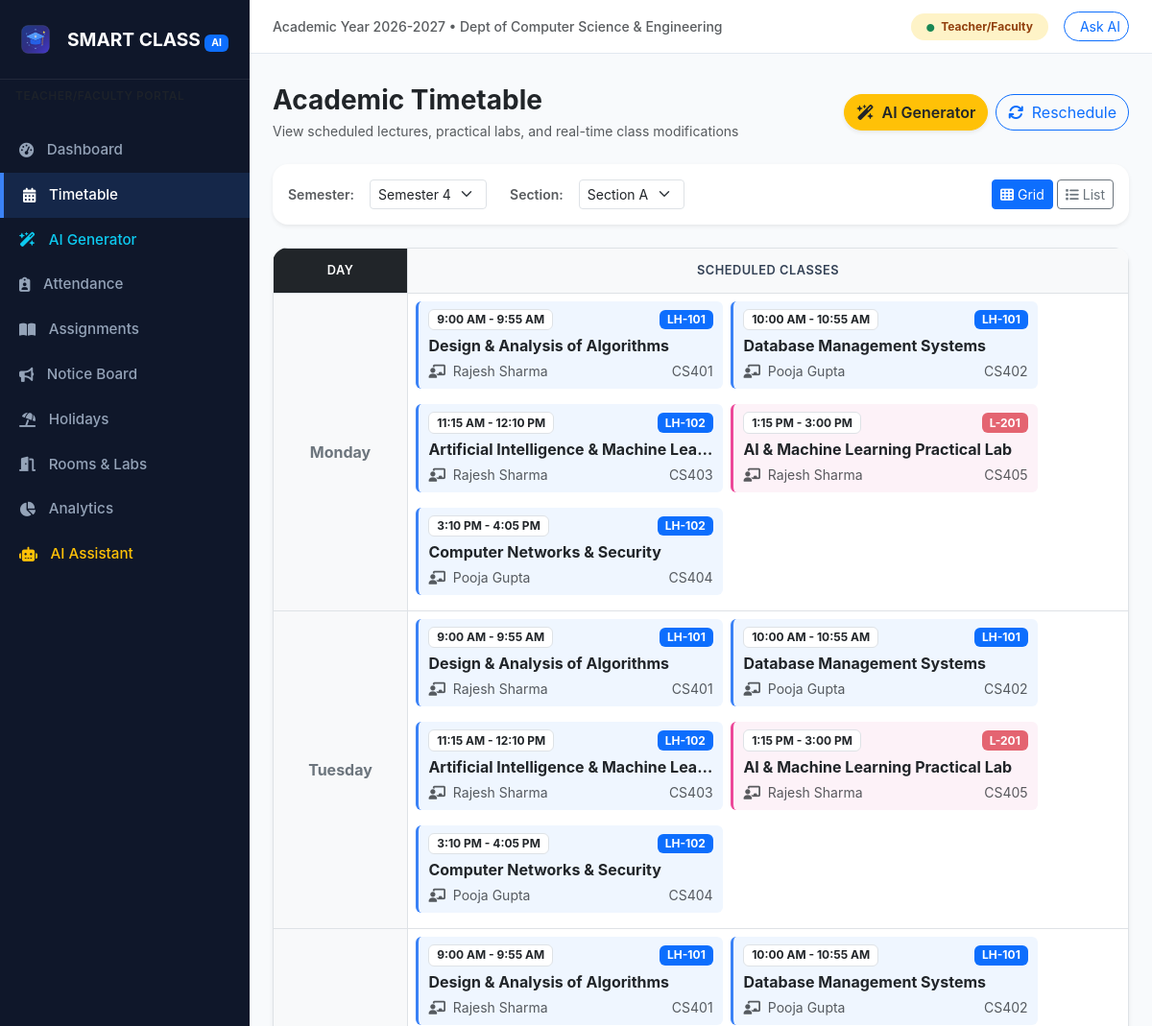
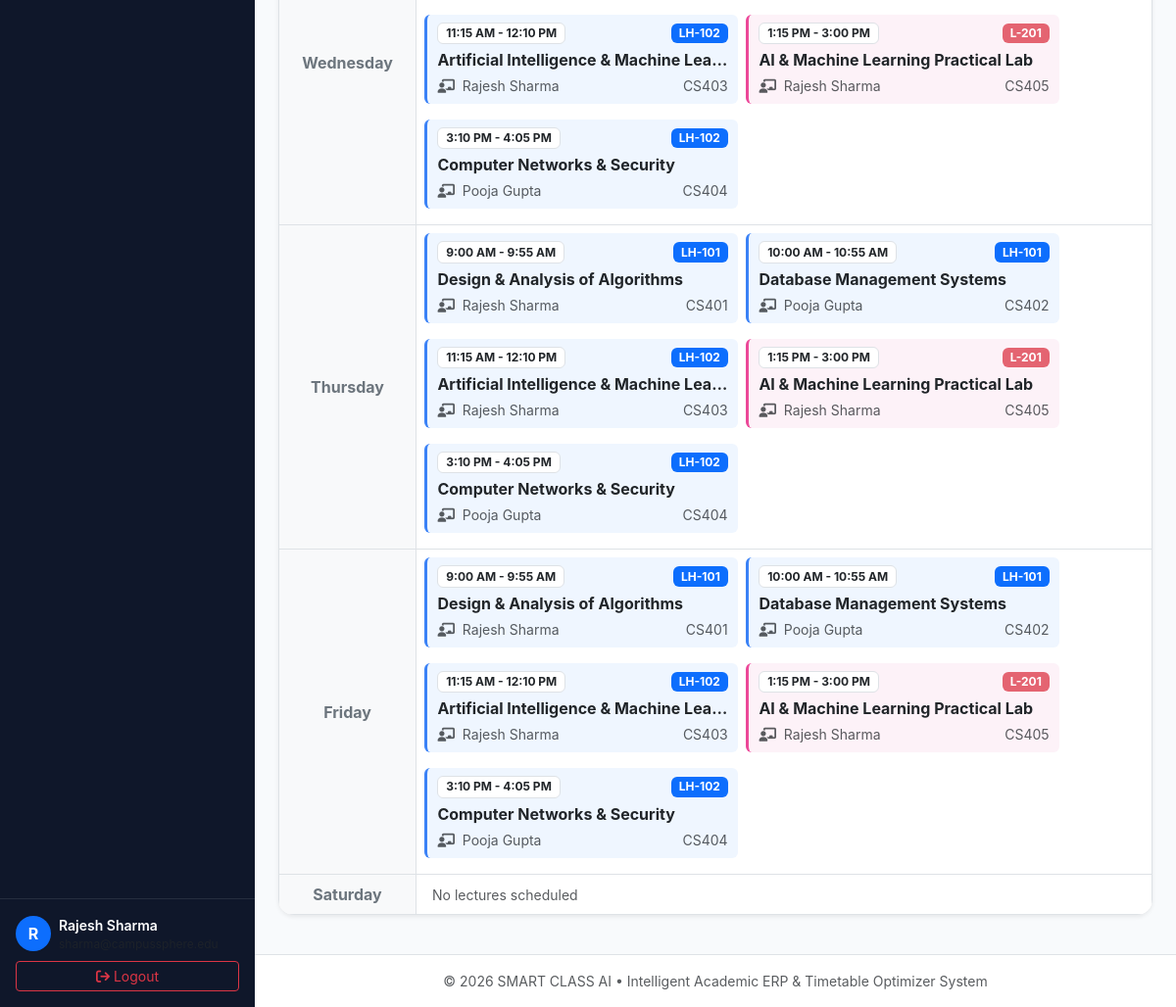
Page /timetable/ (signed in) on the committed database (2 pictures, top to bottom).
### erp/models.py (models this page shows, shortened)
class Profile(models.Model):
    ROLE_CHOICES = (
        ('student', 'Student'),
        ('teacher', 'Teacher/Faculty'),
        ('admin', 'Admin/Staff'),
    )
    user = models.OneToOneField(User, on_delete=models.CASCADE, related_name='profile')
    role = models.CharField(max_length=20, choices=ROLE_CHOICES, default='student')
    id_number = models.CharField(max_length=50, blank=True, null=True, help_text="Roll No or Faculty ID")
    department = models.CharField(max_length=100, default='Computer Science & Engineering')
    phone = models.CharField(max_length=20, blank=True, null=True)
    semester = models.IntegerField(default=1, blank=True, null=True)
    section = models.CharField(max_length=10, default='A', blank=True, null=True)
    avatar = models.FileField(upload_to='profiles/', blank=True, null=True)

class ClassSchedule(models.Model):
    DAY_CHOICES = (
        ('Monday', 'Monday'),
        ('Tuesday', 'Tuesday'),
        ('Wednesday', 'Wednesday'),
        ('Thursday', 'Thursday'),
        ('Friday', 'Friday'),
        ('Saturday', 'Saturday'),
    )
    subject = models.ForeignKey(Subject, on_delete=models.CASCADE, related_name='schedules')
    faculty = models.ForeignKey(User, on_delete=models.CASCADE, related_name='teaching_schedules')
    room = models.ForeignKey(Room, on_delete=models.CASCADE, related_name='room_schedules')
    day = models.CharField(max_length=20, choices=DAY_CHOICES)
    start_time = models.TimeField()
    end_time = models.TimeField()
    semester = models.IntegerField(default=1)
    section = models.CharField(max_length=10, default='A')
    is_active = models.BooleanField(default=True)
    class Meta:
        ordering = ['day', 'start_time']

class Room(models.Model):
    ROOM_TYPES = (
        ('Classroom', 'Smart Classroom'),
        ('Lab', 'Computer / AI Lab'),
        ('Seminar', 'Seminar Hall'),
        ('Auditorium', 'Auditorium'),
    )
    room_number = models.CharField(max_length=30, unique=True)
    name = models.CharField(max_length=100)
    room_type = models.CharField(max_length=30, choices=ROOM_TYPES, default='Classroom')
    capacity = models.PositiveIntegerField(default=60)
    has_projector = models.BooleanField(default=True)
    is_active = models.BooleanField(default=True)

class Subject(models.Model):
    code = models.CharField(max_length=20, unique=True)
    name = models.CharField(max_length=150)
    department = models.CharField(max_length=100, default='Computer Science & Engineering')
    semester = models.IntegerField(default=1)
    credits = models.PositiveIntegerField(default=3)
    faculty = models.ForeignKey(User, on_delete=models.SET_NULL, null=True, blank=True, related_name='assigned_subjects')

### erp/views.py (the view)
# urls.py: path('timetable/', views.view_timetable, name='view_timetable'),
@login_required
def view_timetable(request):
    profile = getattr(request.user, 'profile', None)
    selected_semester = request.GET.get('semester', profile.semester if profile and profile.role == 'student' else 4)
    selected_section = request.GET.get('section', profile.section if profile and profile.role == 'student' else 'A')
    view_type = request.GET.get('view', 'grid') # 'grid' or 'list'
    try:
        selected_semester = int(selected_semester)
    except (ValueError, TypeError):
        selected_semester = 4
    days = ['Monday', 'Tuesday', 'Wednesday', 'Thursday', 'Friday', 'Saturday']
    schedules = ClassSchedule.objects.filter(
        semester=selected_semester,
        section=selected_section,
        is_active=True
    ).select_related('subject', 'faculty', 'room').order_by('day', 'start_time')
    timetable_grid = {day: [] for day in days}
    for s in schedules:
        if s.day in timetable_grid:
            timetable_grid[s.day].append(s)
    recent_changes = ScheduleChange.objects.filter(
        schedule__semester=selected_semester,
        schedule__section=selected_section,
        date__gte=timezone.now().date()
    ).select_related('schedule', 'new_room', 'new_faculty')
    context = {
        'selected_semester': selected_semester,
        'selected_section': selected_section,
        'view_type': view_type,
        'days': days,
        'timetable_grid': timetable_grid,
        'schedules': schedules,
        'recent_changes': recent_changes,
        'can_edit': profile and (profile.role in ['teacher', 'admin'] or request.user.is_superuser),
    }
    return render(request, 'timetable/view_timetable.html', context)

### templates/timetable/view_timetable.html (shortened to what this page needs)
{% extends 'base.html' %}
{% block content %}
<div class="d-flex flex-wrap align-items-center justify-content-between gap-3 mb-4">
    <div>
        <h3 class="fw-bold text-dark mb-1">Academic Timetable</h3>
        <p class="text-muted small mb-0">View scheduled lectures, practical labs, and real-time class modifications</p>
    </div>
    <div class="d-flex align-items-center gap-2">
        {% if can_edit %}
        <a href="{% url 'ai_timetable' %}" class="btn btn-warning text-dark fw-semibold rounded-pill shadow-sm">
            <i class="fa-solid fa-wand-magic-sparkles me-1"></i> AI Generator
        </a>
        <a href="{% url 'change_schedule' %}" class="btn btn-outline-primary rounded-pill">
            <i class="fa-solid fa-arrows-rotate me-1"></i> Reschedule
        </a>
        {% endif %}
    </div>
</div>
<div class="card border-0 shadow-sm rounded-4 mb-4">
    <div class="card-body p-3">
        <form method="get" class="row g-2 align-items-center">
            <div class="col-auto">
                <label class="small text-muted fw-semibold me-2">Semester:</label>
            </div>
            <div class="col-auto">
                <select name="semester" class="form-select form-select-sm" onchange="this.form.submit()">
                    {% for sem in "12345678"|make_list %}
                    <option value="{{ sem }}" {% if selected_semester|stringformat:"s" == sem %}selected{% endif %}>Semester {{ sem }}</option>
                    {% endfor %}
                </select>
            </div>
            <div class="col-auto ms-md-3">
                <label class="small text-muted fw-semibold me-2">Section:</label>
            </div>
            <div class="col-auto">
                <select name="section" class="form-select form-select-sm" onchange="this.form.submit()">
                    <option value="A" {% if selected_section == 'A' %}selected{% endif %}>Section A</option>
                </select>
            </div>
            <div class="col-auto ms-auto d-flex gap-1">
                <a href="?semester={{ selected_semester }}&section={{ selected_section }}&view=grid" class="btn btn-sm {% if view_type == 'grid' %}btn-primary{% else %}btn-outline-secondary{% endif %}">
                    <i class="fa-solid fa-table-cells"></i> Grid
                </a>
                <a href="?semester={{ selected_semester }}&section={{ selected_section }}&view=list" class="btn btn-sm {% if view_type == 'list' %}btn-primary{% else %}btn-outline-secondary{% endif %}">
                    <i class="fa-solid fa-list"></i> List
                </a>
            </div>
        </form>
    </div>
</div>
{% if view_type == 'grid' %}
<div class="card border-0 shadow-sm rounded-4 overflow-hidden mb-4">
    <div class="table-responsive">
        <table class="table table-bordered timetable-table text-center align-middle mb-0">
            <thead>
                <tr>
                    <th style="width: 140px;" class="bg-dark text-white">Day</th>
                    <th class="bg-light">Scheduled Classes</th>
                </tr>
            </thead>
            <tbody>
                {% for day, day_schedules in timetable_grid.items %}
                <tr>
                    <td class="fw-bold bg-light text-secondary">{{ day }}</td>
                    <td class="text-start p-2">
                        {% if day_schedules %}
                            <div class="d-flex flex-wrap gap-2">
                                {% for s in day_schedules %}
                                <div class="schedule-slot flex-grow-1 {% if 'Lab' in s.room.room_type %}slot-lab{% endif %}" style="min-width: 220px; max-width: 320px;">
                                    <div class="d-flex justify-content-between align-items-center mb-1">
                                        <span class="badge bg-white text-dark border small">{{ s.start_time|time:"g:i A" }} - {{ s.end_time|time:"g:i A" }}</span>
                                        <span class="badge {% if 'Lab' in s.room.room_type %}bg-danger bg-opacity-75{% else %}bg-primary{% endif %} text-white">{{ s.room.room_number }}</span>
                                    </div>
                                    <div class="fw-bold text-dark text-truncate">{{ s.subject.name }}</div>
                                    <div class="text-muted small d-flex justify-content-between mt-1">
                                        <span><i class="fa-solid fa-chalkboard-user me-1"></i> {{ s.faculty.get_full_name|default:s.faculty.username }}</span>
                                        <span>{{ s.subject.code }}</span>
                                    </div>
                                </div>
                                {% endfor %}
                            </div>
                        {% else %}
                            <span class="text-muted small ps-2">No lectures scheduled</span>
                        {% endif %}
                    </td>
                </tr>
                {% endfor %}
            </tbody>
        </table>
    </div>
</div>
{% endif %}
{% endblock %}

### templates/base.html (shortened to what this page needs)
{% load static %}
<!DOCTYPE html>
<html lang="en">
<head>
    <link href="https://cdn.jsdelivr.net/npm/bootstrap@5.3.3/dist/css/bootstrap.min.css" rel="stylesheet">
    <link href="https://cdnjs.cloudflare.com/ajax/libs/font-awesome/6.5.1/css/all.min.css" rel="stylesheet">
    <link href="{% static 'css/style.css' %}" rel="stylesheet">
</head>
<body>
    {% if user.is_authenticated %}
    <div class="app-wrapper">
        <nav class="sidebar">
            <div class="sidebar-brand">
                <img src="{% static 'images/logo.svg' %}" alt="Logo" width="34" height="34" class="me-1">
                <span>SMART CLASS <span class="badge bg-primary text-white" style="font-size: 0.65rem;">AI</span></span>
            </div>
            <div class="px-3 py-2 text-muted small text-uppercase fw-semibold" style="letter-spacing: 0.5px; font-size: 0.75rem;">
            </div>
            <ul class="sidebar-menu flex-grow-1">
                <li>
                    <a href="{% url 'dashboard' %}" class="{% if request.resolver_match.url_name in 'dashboard,student_dashboard,teacher_dashboard,admin_dashboard' %}active{% endif %}">
                        <i class="fa-solid fa-gauge-high"></i> Dashboard
                    </a>
                </li>
                <li>
                    <a href="{% url 'view_timetable' %}" class="{% if 'timetable' in request.path and 'ai-generator' not in request.path %}active{% endif %}">
                        <i class="fa-solid fa-calendar-days"></i> Timetable
                    </a>
                </li>
                {% if user.profile.role != 'student' %}
                <li>
                    <a href="{% url 'ai_timetable' %}" class="{% if 'ai-generator' in request.path %}active{% endif %} text-info">
                        <i class="fa-solid fa-wand-magic-sparkles"></i> AI Generator
                    </a>
                </li>
                {% endif %}
                <li>
                    <a href="{% url 'attendance_list' %}" class="{% if 'attendance' in request.path %}active{% endif %}">
                        <i class="fa-solid fa-clipboard-user"></i> Attendance
                    </a>
                </li>
                <li>
                    <a href="{% url 'assignment_list' %}" class="{% if 'assignments' in request.path %}active{% endif %}">
                        <i class="fa-solid fa-book-open"></i> Assignments
                    </a>
                </li>
                <li>
                    <a href="{% url 'notice_list' %}" class="{% if 'notices' in request.path %}active{% endif %}">
                        <i class="fa-solid fa-bullhorn"></i> Notice Board
                    </a>
                </li>
                <li>
                    <a href="{% url 'holiday_list' %}" class="{% if 'holidays' in request.path %}active{% endif %}">
                        <i class="fa-solid fa-umbrella-beach"></i> Holidays
                    </a>
                </li>
                <li>
                    <a href="{% url 'room_list' %}" class="{% if 'rooms' in request.path %}active{% endif %}">
                        <i class="fa-solid fa-door-open"></i> Rooms & Labs
                    </a>
                </li>
                {% if user.profile.role != 'student' %}
                <li>
                    <a href="{% url 'analytics' %}" class="{% if 'analytics' in request.path %}active{% endif %}">
                        <i class="fa-solid fa-chart-pie"></i> Analytics
                    </a>
                </li>
                {% endif %}
                <li>
                    <a href="{% url 'ai_assistant' %}" class="{% if 'ai-assistant' in request.path %}active{% endif %} text-warning">
                        <i class="fa-solid fa-robot"></i> AI Assistant
                    </a>
                </li>
            </ul>
            <div class="p-3 border-top border-secondary border-opacity-25">
                <div class="d-flex align-items-center gap-2">
                    <div class="rounded-circle bg-primary text-white d-flex align-items-center justify-content-center fw-bold" style="width: 36px; height: 36px;">
                        {{ user.first_name|default:user.username|slice:":1"|upper }}
                    </div>
                    <div class="overflow-hidden">
                        <div class="text-white text-truncate fw-semibold small">{{ user.get_full_name|default:user.username }}</div>
                        <div class="text-muted text-truncate" style="font-size: 0.75rem;">{{ user.email }}</div>
                    </div>
                </div>
                <a href="{% url 'logout' %}" class="btn btn-outline-danger btn-sm w-100 mt-2">
                    <i class="fa-solid fa-arrow-right-from-bracket"></i> Logout
                </a>
            </div>
        </nav>
        <div class="main-content">
            <header class="top-navbar">
                <div class="d-flex align-items-center gap-2">
                    <span class="text-muted small fw-medium">Academic Year 2026-2027 • Dept of Computer Science & Engineering</span>
                </div>
                <div class="d-flex align-items-center gap-3">
                    <span class="badge rounded-pill px-3 py-2
                        {% if user.profile.role == 'student' %}badge-role-student
                        {% elif user.profile.role == 'teacher' %}badge-role-teacher
                        {% else %}badge-role-admin{% endif %}">
                        <i class="fa-solid fa-circle text-success me-1" style="font-size: 0.5rem;"></i>
                        {{ user.profile.get_role_display|default:"User" }}
                    </span>
                    <a href="{% url 'ai_assistant' %}" class="btn btn-sm btn-outline-primary rounded-pill">
                         Ask AI
                    </a>
                </div>
            </header>
            <div class="container-fluid px-4 pt-3">
            </div>
            <main class="container-fluid px-4 py-3 flex-grow-1">
                {% block content %}{% endblock %}
            </main>
            <footer class="py-3 px-4 border-top text-center text-muted small bg-white mt-auto">
                © 2026 SMART CLASS AI • Intelligent Academic ERP & Timetable Optimizer System
            </footer>
        </div>
    </div>
    {% else %}
    {% block public_content %}{% endblock %}
    {% endif %}
</body>
</html>

### rows in the picture
ClassSchedule: day "Monday", start_time "9:00 AM", end_time "9:55 AM", room.room_number "LH-101", subject.name "Design & Analysis of Algorithms", faculty.get_full_name "Rajesh Sharma", subject.code "CS401"
ClassSchedule: start_time "10:00 AM", end_time "10:55 AM", room.room_number "LH-101", subject.name "Database Management Systems", faculty.get_full_name "Pooja Gupta", subject.code "CS402"
ClassSchedule: start_time "11:15 AM", end_time "12:10 PM", room.room_number "LH-102", subject.name "Artificial Intelligence & Machine Lea…", faculty.get_full_name "Rajesh Sharma", subject.code "CS403"
ClassSchedule: start_time "1:15 PM", end_time "3:00 PM", room.room_number "L-201", subject.name "AI & Machine Learning Practical Lab", faculty.get_full_name "Rajesh Sharma", subject.code "CS405"
ClassSchedule: start_time "3:10 PM", end_time "4:05 PM", room.room_number "LH-102", subject.name "Computer Networks & Security", faculty.get_full_name "Pooja Gupta", subject.code "CS404"
ClassSchedule: day "Tuesday", start_time "9:00 AM", end_time "9:55 AM", room.room_number "LH-101", subject.name "Design & Analysis of Algorithms", faculty.get_full_name "Rajesh Sharma", subject.code "CS401"
ClassSchedule: start_time "10:00 AM", end_time "10:55 AM", room.room_number "LH-101", subject.name "Database Management Systems", faculty.get_full_name "Pooja Gupta", subject.code "CS402"
ClassSchedule: start_time "11:15 AM", end_time "12:10 PM", room.room_number "LH-102", subject.name "Artificial Intelligence & Machine Lea…", faculty.get_full_name "Rajesh Sharma", subject.code "CS403"
ClassSchedule: start_time "1:15 PM", end_time "3:00 PM", room.room_number "L-201", subject.name "AI & Machine Learning Practical Lab", faculty.get_full_name "Rajesh Sharma", subject.code "CS405"
ClassSchedule: start_time "3:10 PM", end_time "4:05 PM", room.room_number "LH-102", subject.name "Computer Networks & Security", faculty.get_full_name "Pooja Gupta", subject.code "CS404"
ClassSchedule: day "Wednesday", start_time "9:00 AM", end_time "9:55 AM", room.room_number "LH-101", subject.name "Design & Analysis of Algorithms", faculty.get_full_name "Rajesh Sharma", subject.code "CS401"
ClassSchedule: start_time "10:00 AM", end_time "10:55 AM", room.room_number "LH-101", subject.name "Database Management Systems", faculty.get_full_name "Pooja Gupta", subject.code "CS402"
ClassSchedule: start_time "11:15 AM", end_time "12:10 PM", room.room_number "LH-102", subject.name "Artificial Intelligence & Machine Lea…", faculty.get_full_name "Rajesh Sharma", subject.code "CS403"
ClassSchedule: start_time "1:15 PM", end_time "3:00 PM", room.room_number "L-201", subject.name "AI & Machine Learning Practical Lab", faculty.get_full_name "Rajesh Sharma", subject.code "CS405"
ClassSchedule: start_time "3:10 PM", end_time "4:05 PM", room.room_number "LH-102", subject.name "Computer Networks & Security", faculty.get_full_name "Pooja Gupta", subject.code "CS404"
ClassSchedule: day "Thursday", start_time "9:00 AM", end_time "9:55 AM", room.room_number "LH-101", subject.name "Design & Analysis of Algorithms", faculty.get_full_name "Rajesh Sharma", subject.code "CS401"
ClassSchedule: start_time "10:00 AM", end_time "10:55 AM", room.room_number "LH-101", subject.name "Database Management Systems", faculty.get_full_name "Pooja Gupta", subject.code "CS402"
ClassSchedule: start_time "11:15 AM", end_time "12:10 PM", room.room_number "LH-102", subject.name "Artificial Intelligence & Machine Lea…", faculty.get_full_name "Rajesh Sharma", subject.code "CS403"
ClassSchedule: start_time "1:15 PM", end_time "3:00 PM", room.room_number "L-201", subject.name "AI & Machine Learning Practical Lab", faculty.get_full_name "Rajesh Sharma", subject.code "CS405"
ClassSchedule: start_time "3:10 PM", end_time "4:05 PM", room.room_number "LH-102", subject.name "Computer Networks & Security", faculty.get_full_name "Pooja Gupta", subject.code "CS404"
ClassSchedule: day "Friday", start_time "9:00 AM", end_time "9:55 AM", room.room_number "LH-101", subject.name "Design & Analysis of Algorithms", faculty.get_full_name "Rajesh Sharma", subject.code "CS401"
ClassSchedule: start_time "10:00 AM", end_time "10:55 AM", room.room_number "LH-101", subject.name "Database Management Systems", faculty.get_full_name "Pooja Gupta", subject.code "CS402"
ClassSchedule: start_time "11:15 AM", end_time "12:10 PM", room.room_number "LH-102", subject.name "Artificial Intelligence & Machine Lea…", faculty.get_full_name "Rajesh Sharma", subject.code "CS403"
ClassSchedule: start_time "1:15 PM", end_time "3:00 PM", room.room_number "L-201", subject.name "AI & Machine Learning Practical Lab", faculty.get_full_name "Rajesh Sharma", subject.code "CS405"
ClassSchedule: start_time "3:10 PM", end_time "4:05 PM", room.room_number "LH-102", subject.name "Computer Networks & Security", faculty.get_full_name "Pooja Gupta", subject.code "CS404"

### other values in the picture
{{ user.first_name|default:user.username|slice:":1"|upper }} "R"
{{ user.get_full_name|default:user.username }} "Rajesh Sharma"
{{ user.profile.get_role_display|default:"User" }} "Teacher/Faculty"
{{ day }} "Saturday"
